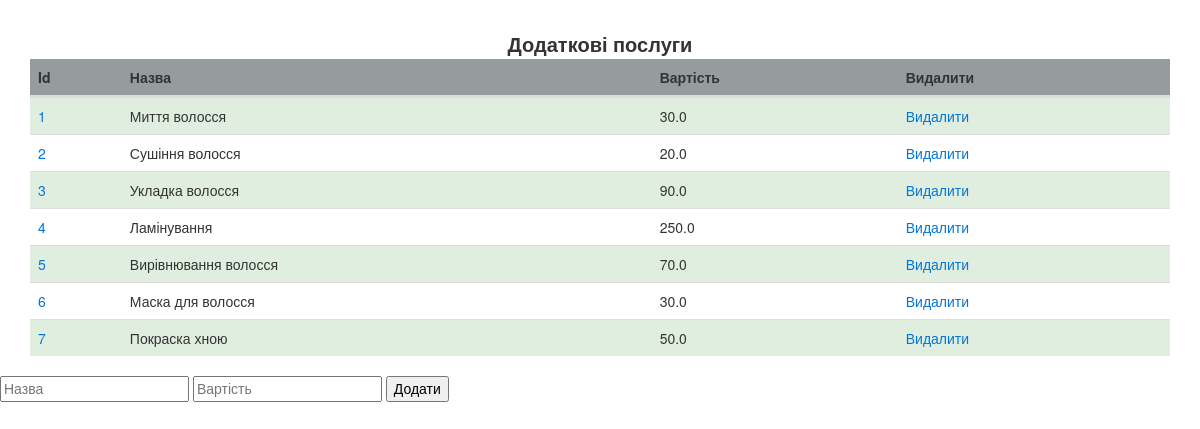
Page /hairdresses/additional_services/ on the committed database.
### hairdresses_app/models.py (models this page shows, shortened)
class AdditionalService(models.Model):
    name = models.CharField(verbose_name='Назва послуги', max_length=255)
    price = models.FloatField(verbose_name='Вартість')
    class Meta:
        verbose_name = "додаткова послуга"
        verbose_name_plural = "Додаткові послуги"

### hairdresses_app/views.py (the view)
# urls.py: path('additional_services/', views.list_of_additional_services, name='list-of-additional-services'),
def list_of_additional_services(request):
    context = {'form': AdditionalSetviceForm()}
    if request.method == 'POST':
        name = request.POST.get('name')
        price = float(request.POST.get('price'))
        additional_service = AdditionalService.objects.create(name=name, price=price)
    context['additional_services'] = AdditionalService.objects.all()
    return render(request, 'hairdresses_app/additional_services.html', context)

### hairdresses_app/forms.py
class AdditionalSetviceForm(forms.ModelForm):
    class Meta:
        model = AdditionalService
        fields = '__all__'

### hairdresses_app/templates/hairdresses_app/additional_services.html (shortened to what this page needs)
<!DOCTYPE html>
<html lang="en">
<head>
    {% load staticfiles%}
    <link rel="stylesheet" href="{% static 'hairdresses_app/css/bootstrap.min.css' %}">
    <link rel="stylesheet" href="{% static 'hairdresses_app/css/updated.css' %}">
</head>
<body>
<div class="container" style="margin-top: 30px" ng-controller="ServicesCtrl">
    <div class="row">
        <div class="col-md-12">
            <div class="panel panel-default">
                <div class="panel-heading">Додаткові послуги</div>
                <div class="panel-body">
                    <table class="table table-striped">
                        <thead>
                        <tr>
                            <th>Id</th>
                            <th>Назва</th>
                            <th>Вартість</th>
                            <th>Видалити</th>
                        </tr>
                        </thead>
                        <tbody>
                        {% for additional_service in additional_services %}
                            <tr>
                                <td> <a href="{% url 'additional-service-detailed' pk=additional_service.id %}">
                                    {{ additional_service.id }} </a></td>
                                <td>{{ additional_service.name }}</td>
                                <td>{{ additional_service.price }}</td>
                                <td><a href="{% url 'additional-service-edit' pk=additional_service.id%}"
                                       class="delete_button">Видалити</a></td>
                            </tr>
                        {% endfor %}
                        </tbody>
                    </table>
                </div>
            </div>
        </div>
    </div>
</div>
<form method="post" action="{% url 'list-of-additional-services' %}" >
    <input type="text" name="name" placeholder="Назва">
    <input type="text" name="price" placeholder="Вартість">
    <input type="submit" value="Додати">
</form>
</body>
</html>

### hairdresses_app/static/hairdresses_app/css/updated.css (style rules this page uses)
table { border-spacing: 0; border-collapse: separate; }
td, th { padding: 0 }
html { font-size: 10px; -webkit-tap-highlight-color: rgba(0, 0, 0, 0) }
body { font-family: "Helvetica Neue", Helvetica, Arial, sans-serif; font-size: 14px; line-height: 1.42857143; color: #333; background-color: #fff }
.container { padding-right: 15px; padding-left: 15px; margin-right: auto; margin-left: auto }
@media (min-width: 768px) { .container { width: 750px } }
@media (min-width: 992px) { .container { width: 970px } }
@media (min-width: 1200px) { .container { width: 1170px } }
.row { margin-right: -15px; margin-left: -15px }
table { background-color: transparent }
th { text-align: left; background-color: rgba(131,139,139,0.85) }
td { text-align: left; }
.table { width: 100%; max-width: 100%; margin-bottom: 20px }
.table > tbody > tr > td, .table > tbody > tr > th, .table > tfoot > tr > td, .table > tfoot > tr > th, .table > thead > tr > td, .table > thead > tr > th { padding: 8px; line-height: 1.42857143; vertical-align: top; border-top: 1px solid #ddd }
.table > thead > tr > th { vertical-align: bottom; border-bottom: 2px solid #ddd }
.table > caption + thead > tr:first-child > td, .table > caption + thead > tr:first-child > th, .table > colgroup + thead > tr:first-child > td, .table > colgroup + thead > tr:first-child > th, .table > thead:first-child > tr:first-child > td, .table > thead:first-child > tr:first-child > th { border-top: 0 }
.table-striped > tbody > tr:nth-of-type(odd) { background-color: #E0EEE0 }
.panel-heading { text-align: center; font-weight: bold; font-size: 20px; }

### rows in the picture
AdditionalService: id "1", name "Миття волосся", price "30.0"
AdditionalService: id "2", name "Сушіння волосся", price "20.0"
AdditionalService: id "3", name "Укладка волосся", price "90.0"
AdditionalService: id "4", name "Ламінування", price "250.0"
AdditionalService: id "5", name "Вирівнювання волосся", price "70.0"
AdditionalService: id "6", name "Маска для волосся", price "30.0"
AdditionalService: id "7", name "Покраска хною", price "50.0"
